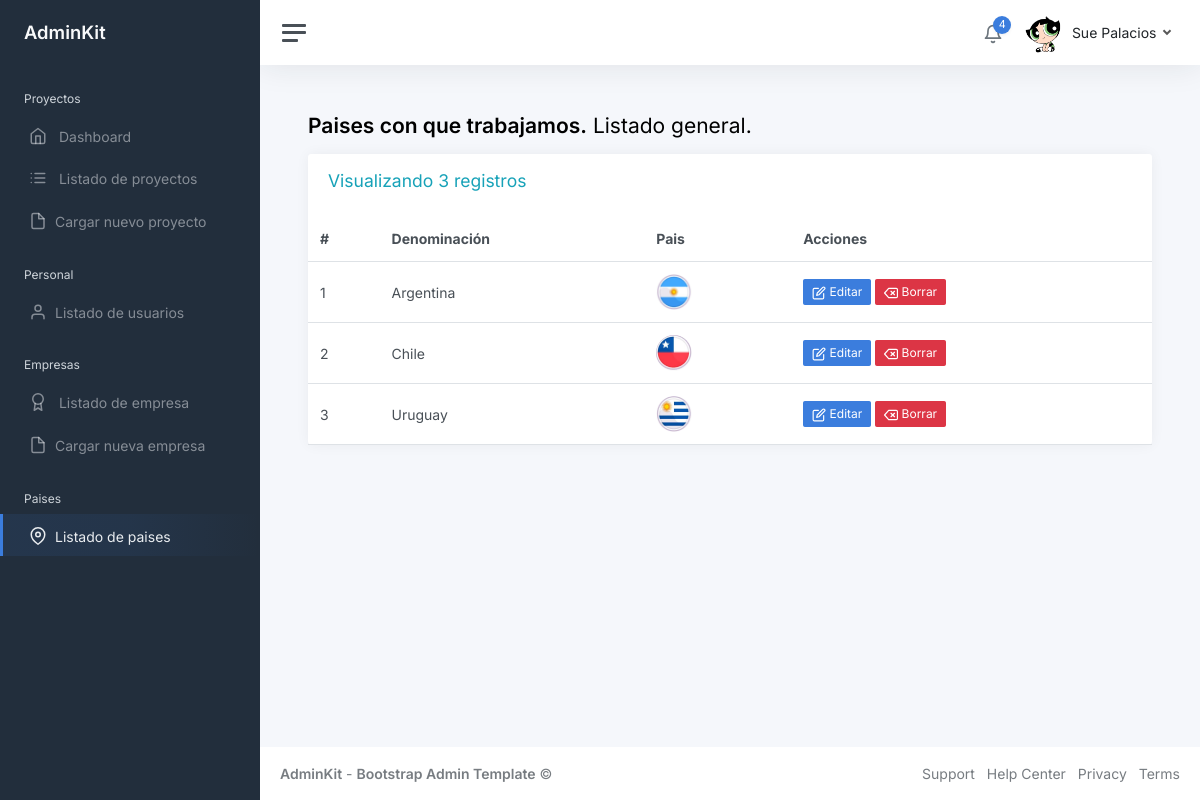
Page /listado_paises.php (signed in) on the committed database.
### tables this page shows
CREATE TABLE `paises` (
  `Id` int(11) NOT NULL,
  `Denominacion` varchar(50) NOT NULL,
  `Eliminado` BOOLEAN NOT NULL DEFAULT FALSE
);

### funciones/library.php (called while the page is built, shortened)
<?php
function Listar_Paises($vConexion)
{
    $Listado = array();
    $SQL = "SELECT * FROM paises WHERE Eliminado = 0 ORDER BY Denominacion";
    $Resultado = mysqli_query($vConexion, $SQL);
    $i = 0;
    while ($data = mysqli_fetch_array($Resultado)) {
        $Listado[$i]['ID'] = $data['Id'];
        $Listado[$i]['NOMBRE'] = $data['Denominacion'];
        $i++;
    }
    return $Listado;
}
?>

### listado_paises.php (the view, shortened to what this page needs)
<?php
require_once 'inc/header.inc.php';
$paises_lista = Listar_Paises($vConexion);
$total_paises = count($paises_lista);
?>
<h1 class="h3 mb-3"><strong>Paises con que trabajamos.</strong> Listado general.</h1>
<div class="row">
    <div class="col-12 col-lg-12 col-xxl-12 d-flex">
        <div class="card flex-fill">
            <div class="card-header">
                <h4 class="text-info">Visualizando <?php echo $total_paises; ?> registros</h4>
            </div>
            <table class="table table-hover my-0">
                <thead>
                    <tr>
                        <th>#</th>
                        <th>Denominación</th>
                        <th class="d-none d-md-table-cell">Pais</th>
                        <th>Acciones</th>
                    </tr>
                </thead>
                <tbody>
                    <?php
                    $contador = 1;
                    foreach ($paises_lista as $pais) {
                        $flag_file = 'URU.jpg';
                        if ($pais['NOMBRE'] == 'Argentina') {
                            $flag_file = 'ARG.jpg';
                        } elseif ($pais['NOMBRE'] == 'Brasil') {
                            $flag_file = 'BRA.jpg';
                        } elseif ($pais['NOMBRE'] == 'Chile') {
                            $flag_file = 'CHI.jpg';
                        }
                    ?>
                    <tr>
                        <td><?php echo $contador++; ?></td>
                        <td><?php echo $pais['NOMBRE']; ?></td>
                        <td>
                            <img src="img/countries/<?php echo $flag_file; ?>" width="36" height="36" class="rounded-circle me-2" alt="<?php echo $pais['NOMBRE']; ?>">
                        </td>
                        <td>
                            <a class="btn btn-primary btn-sm success" href="editar_paises.php?id=<?php echo $pais['ID']; ?>"><span data-feather="edit"></span> Editar</a>
                            <a class="btn btn-danger btn-sm" href="borrar_pais.php?id=<?php echo $pais['ID']; ?>" onclick="return confirm('¿Estás seguro de que deseas eliminar este país?');"><span data-feather="delete"></span> Borrar</a>
                        </td>
                    </tr>
                    <?php } ?>
                </tbody>
            </table>
        </div>
    </div>
</div>
<?php
require_once 'inc/footer.inc.php';
?>

### rows in the picture
paises: Denominacion "Argentina", shows a picture
paises: Denominacion "Chile", shows a picture
paises: Denominacion "Uruguay", shows a picture

### other values in the picture
$_SESSION['Usuario_Nombre'] "Sue"
$_SESSION['Usuario_Apellido'] "Palacios"
$total_paises "3"
